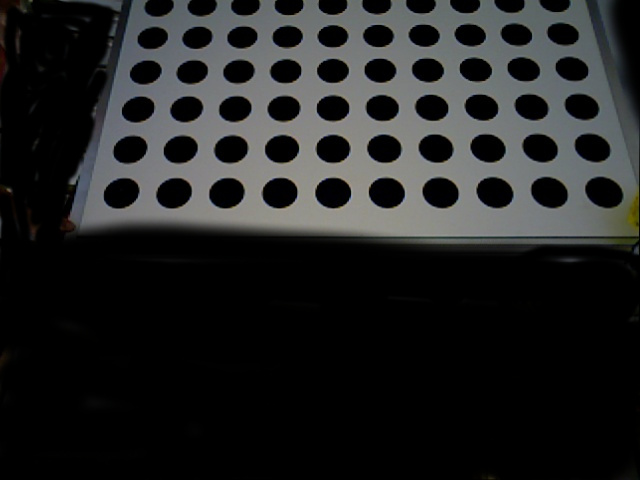
//> input picture catkin_ws/src/industrial_calibration_tutorials/ind_cal_multi_camera/images/camera1_cal.jpg, 640 x 480 px
$ ./hdpe ../../catkin_ws/src/industrial_calibration_tutorials/ind_cal_multi_camera/images/camera1_cal.jpg   (built with g++ and OpenCV 4)
//> lines starting //> are read from the running program, lines starting //| are printed output that depends on the picture; after the words box and inside, x2 and y2 are one past the last pixel; in counts of white or black regions, pixels touching at a corner belong together
#include "histograma.h" // header de la clase que cree


int main(int argc,char** argv){

	if ( argc != 2 )
    {
        cout<<"<Image_Path> not defined\n"; //Incluir los argumentos al momento de abrir la pagina
        return -1;
    }

    cv::Mat image=cv::imread(argv[1]); // siempre la matriz image carga la imagen
//> image is the input picture: 480 rows x 640 cols, CV_8UC3; mean B, G, R 34.9, 34.9, 34
    cv::Mat imageblurred;
    cv::GaussianBlur(image,imageblurred,cv::Size(31,31),0);
    cv::Mat hsv;
    cv::Mat blancos=cv::Mat::zeros(cv::Size(image.size()),CV_8U);

    cv::cvtColor(imageblurred,hsv,CV_BGR2HSV);
//> hsv: 480 rows x 640 cols, CV_8UC3; mean H, S, V 35.7, 13.3, 35.6
    //cv::imshow("hsv",hsv);
    vector<cv::Mat> canaleshsv;
    cv::split(hsv,canaleshsv);
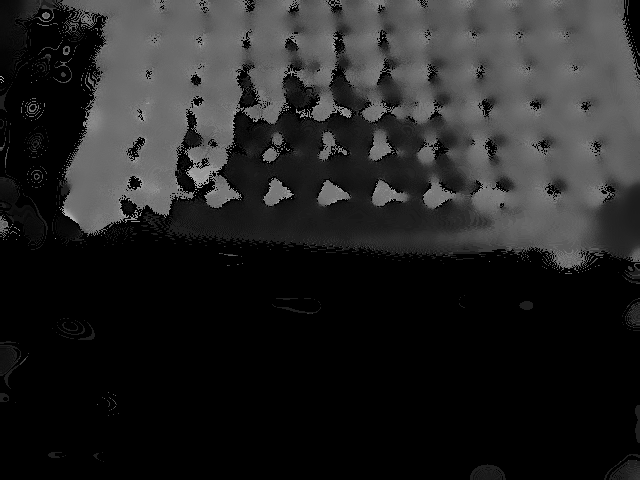
//> canaleshsv[0]: 480 rows x 640 cols, CV_8UC1; min 0, max 178, mean 35.7

    cv::Mat maskblue;
    cv::Mat maskgreen;
    cv::Mat maskred;
    cv::Mat maskvalue;
    cv::Mat masksaturation;
    cv::Mat maskwhite;

    cv::MatIterator_<cv::Vec3b> it=hsv.begin<cv::Vec3b> ();
    cv::MatIterator_<cv::Vec3b> itend=hsv.end<cv::Vec3b> ();

    cv::MatIterator_<uchar> itb=blancos.begin<uchar> ();

    while(it!=itend){
    		if((*it)[1]<25 && (*it)[2]>133){

    			*itb=255;
    			++it;
    			++itb;
    		}
    		else{
    		++it;
    		++itb;
    		}
    }
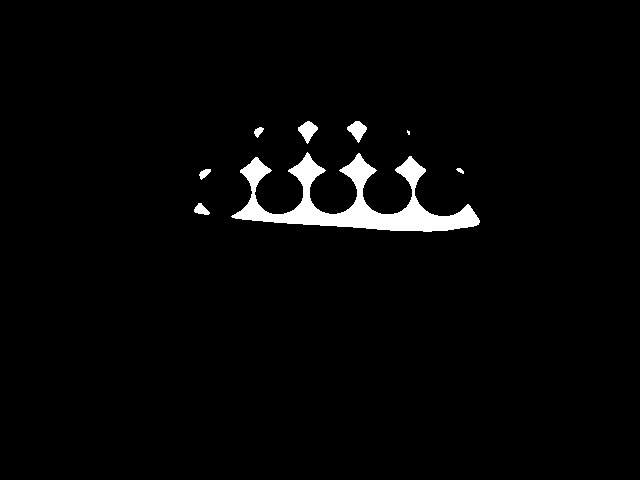
//> blancos: 480 rows x 640 cols, CV_8UC1; 2.5% white; 8 white regions (1 under 20 px), largest, box (x1, y1, x2, y2) and area: (231, 152, 480, 232) 6782, (298, 121, 318, 144) 248, (347, 121, 367, 143) 241


    cv::Mat lut(1,256,CV_8U); //rojos
	for (int i=0;i<256;i++){
		if(i<33 || i>130){
		lut.at<uchar>(i)=255;
	}else{
		lut.at<uchar>(i)=0;
	}
	}

	cv::LUT(canaleshsv[0],lut,maskred);
//> maskred: 480 rows x 640 cols, CV_8UC1; 65.9% white; 594 black regions (567 under 20 px), largest, box (x1, y1, x2, y2) and area: (45, 0, 640, 271) 99322, (367, 171, 419, 209) 563, (365, 123, 394, 165) 531

	// cv::Mat lut(1,256,CV_8U); //azules
	for (int i=0;i<256;i++){
		if(i>95 && i<130){
		lut.at<uchar>(i)=255;
	}else{
		lut.at<uchar>(i)=0;
	}
	}

	cv::LUT(canaleshsv[0],lut,maskblue);
//> maskblue: 480 rows x 640 cols, CV_8UC1; 20.3% white; 476 white regions (449 under 20 px), largest, box (x1, y1, x2, y2) and area: (63, 0, 339, 236) 31843, (451, 0, 640, 247) 20103, (390, 21, 485, 125) 2915

	 //cv::Mat lut(1,256,CV_8U); //Verde
	for (int i=0;i<256;i++){
		if(i>43 && i<88){
		lut.at<uchar>(i)=255;
	}else{
		lut.at<uchar>(i)=0;
	}
	}
	//cv::imshow("wfgwh",canales[0]);
	cv::LUT(canaleshsv[0],lut,maskgreen);
//> maskgreen: 480 rows x 640 cols, CV_8UC1; 5.5% white; 678 white regions (628 under 20 px), largest, box (x1, y1, x2, y2) and area: (406, 116, 544, 255) 4492, (578, 169, 640, 254) 1462, (426, 44, 465, 108) 1140

		//saturation
	for (int i=0;i<256;i++){
		if(i>15&&i<40 || i>230){//90){//140
		lut.at<uchar>(i)=255;
	}else{
		lut.at<uchar>(i)=0;
	}
	}

	cv::LUT(canaleshsv[1],lut,masksaturation);
//> masksaturation: 480 rows x 640 cols, CV_8UC1; 17.5% white; 780 white regions (709 under 20 px), largest, box (x1, y1, x2, y2) and area: (398, 0, 640, 267) 22055, (63, 0, 206, 241) 11673, (199, 147, 486, 256) 5570

	 //cv::Mat lut(1,256,CV_8U); //Value
	for (int i=0;i<256;i++){
		if(i>90&&i<144){//144){//235){//90){//140
		lut.at<uchar>(i)=255;
	}else{
		lut.at<uchar>(i)=0;
	}
	}

	cv::LUT(canaleshsv[2],lut,maskvalue);
//> maskvalue: 480 rows x 640 cols, CV_8UC1; 20.7% white; 1 white region, box (x1, y1, x2, y2) and area: (77, 0, 640, 240) 63607
	//cv::dilate(maskvalue,maskvalue,cv::Mat(),cv::Point(-1,-1),3);

	cv::Mat temp;
	cv::Mat temp_with_depth;
	cv::Mat segmented;


	//cv::LUT(canaleshsv[0],lut,segmented);
	cv::imshow("r",maskred);
	cv::imshow("a",maskblue);
	cv::imshow("v",maskgreen);
	cv::imshow("va",maskvalue);
	cv::imshow("S",masksaturation);


	cv::dilate(blancos,blancos,cv::Mat(),cv::Point(-1,-1),6);
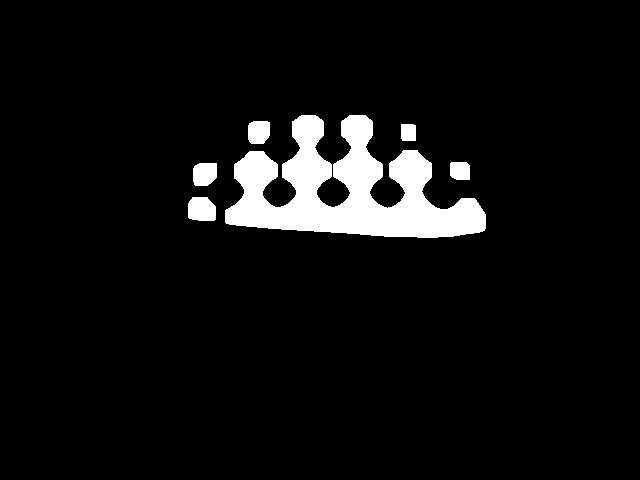
//> blancos: 480 rows x 640 cols, CV_8UC1; 6% white; 6 white regions, box (x1, y1, x2, y2) and area: (225, 115, 486, 238) 16246, (188, 197, 216, 221) 597, (193, 163, 217, 186) 495, (248, 121, 270, 144) 460, (450, 162, 470, 180) 340, (401, 124, 416, 141) 251
	cv::imshow("blancos",blancos);
	 cv::bitwise_not(blancos,maskwhite);
	 cv::imshow("w",maskwhite);
	cv::dilate(maskgreen,maskgreen,cv::Mat(),cv::Point(-1,-1),4);
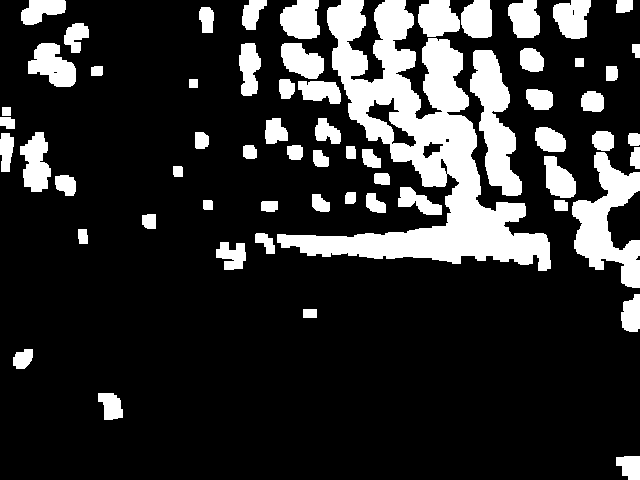
//> maskgreen: 480 rows x 640 cols, CV_8UC1; 18.9% white; 62 white regions, largest, box (x1, y1, x2, y2) and area: (277, 0, 551, 271) 24059, (572, 152, 640, 288) 4459, (470, 50, 522, 196) 3865
	cv::Mat fusion;

	cv::Mat verdes;
	cv::bitwise_and(maskgreen,maskvalue,verdes);
//> verdes: 480 rows x 640 cols, CV_8UC1; 7.7% white; 55 white regions (9 under 20 px), largest, box (x1, y1, x2, y2) and area: (332, 42, 547, 240) 9355, (422, 39, 468, 112) 1442, (572, 200, 609, 236) 916


    cv::bitwise_not(maskgreen,maskgreen);
    cv::Mat bottles;
    cv::bitwise_or(maskred,maskblue,bottles);
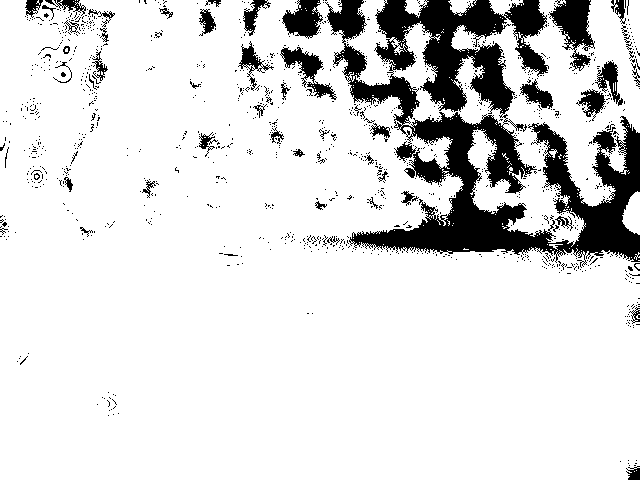
//> bottles: 480 rows x 640 cols, CV_8UC1; 86.2% white; 1139 black regions (1090 under 20 px), largest, box (x1, y1, x2, y2) and area: (325, 0, 640, 268) 31187, (549, 0, 595, 71) 1587, (282, 0, 323, 39) 993
    cv::Mat colors;
    cv::bitwise_and(maskvalue,bottles,colors);
//> colors: 480 rows x 640 cols, CV_8UC1; 13.5% white; 214 white regions (191 under 20 px), largest, box (x1, y1, x2, y2) and area: (77, 0, 453, 234) 30894, (530, 28, 629, 206) 4300, (495, 65, 586, 237) 2997
    cv::bitwise_and(colors,maskwhite,temp);
//> temp: 480 rows x 640 cols, CV_8UC1; 9.6% white; 208 white regions (181 under 20 px), largest, box (x1, y1, x2, y2) and area: (77, 0, 292, 227) 16755, (530, 28, 629, 206) 4300, (495, 65, 586, 237) 2997


	cv::bitwise_and(temp,maskgreen,fusion);
//> fusion: 480 rows x 640 cols, CV_8UC1; 8.4% white; 105 white regions (76 under 20 px), largest, box (x1, y1, x2, y2) and area: (77, 0, 281, 227) 15895, (530, 28, 629, 200) 4121, (497, 65, 582, 237) 2675
    cv::Mat edges;
    cv::morphologyEx(fusion,edges,cv::MORPH_GRADIENT,cv::Mat()); //usar operacion gradiente para hallar bordes*/
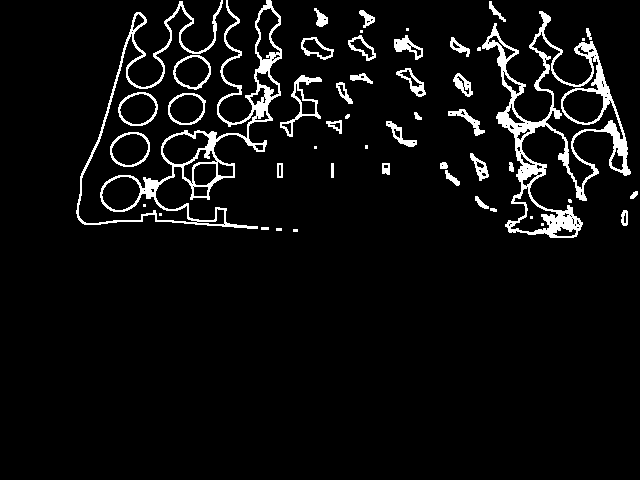
//> edges: 480 rows x 640 cols, CV_8UC1; 5.7% white; 49 white regions (14 under 20 px)

	cv::imshow("vhf",verdes);


    vector<vector<cv::Point> > contornos;//Vector de vectores donde se almacenan los contornos

    cv::findContours(edges,contornos,CV_RETR_EXTERNAL,CV_CHAIN_APPROX_SIMPLE); //encontrar contornos, solo externos, sin jerarquias
//> contornos = 47 contours, 14 with area under 20; largest, box (x1, y1, x2, y2) and area: (482, 11, 631, 238) 10612, (76, 0, 282, 229) 8684, (110, 132, 150, 167) 1068, (118, 92, 158, 126) 1016, (173, 55, 211, 90) 954

    vector<cv::Rect> rectangulos(contornos.size()); //Vector de rectangulos
    vector<vector<cv::Point> >::iterator itc= contornos.begin();//Iterador para los n contornos hallados
    vector<double> areas(contornos.size());

    for (int i=0;i<areas.size();i++){

    		areas[i]=cv::contourArea(contornos[i]);
    	}
//> this loop made 47 passes

    int cmin= 86;  //contorno minimo
	int cmax=1000; // 360; // 1000 contorno maximo

	while (itc!=contornos.end()) { //mientras hayan contornos

		if (itc->size() < cmin || itc->size() > cmax)//eliminar los menores o los mayores
			itc= contornos.erase(itc); //Eliminar contornos que no se ajusten a las medidas correspondientes
		else
			++itc;//si se ajuste evalue el siguiente
	}
//> after the loop, contornos = 2 contours; box (x1, y1, x2, y2) and area: (482, 11, 631, 238) 10612, (280, 75, 322, 137) 667

    for(int i=0;i<contornos.size();i++){ //for que dibuja rectangulos
   		rectangulos[i]=cv::boundingRect(contornos[i]); //alamcenar en la posicion i del rectangulo el rectangulo mas pequeño que encierre el contorno
   		cout<<rectangulos[i]<<"\n"; //Imprima los rectangulos solo para probar
   		cv::rectangle(image,rectangulos[i],cv::Scalar(37,94,247),1); //dibuje rectangulos en la imagen original de color naranja

    }
//> this loop made 2 passes
//| [42 x 62 from (280, 75)]
//| [149 x 227 from (482, 11)]

	itc=contornos.begin();//resetear el contador de nuevo al inicio

	//CAMBIAR ESTE WHILE POR UN FOR QUE SUME EN i
    while(itc!=contornos.end()){ //mientras no llegue al final del vector de los contornos

    		cv::Moments mom=cv::moments(cv::Mat(*itc++)); //calcule todos los momentos del contorno
    		cv::circle(image,cv::Point(mom.m10/mom.m00,mom.m01/mom.m00),2,cv::Scalar(255,0,255),4); //dibuje un circulo en el centro de masa x=m10/m00 y y=m01/m00
    		cout<<cv::Point(mom.m10/mom.m00,mom.m01/mom.m00)<<"\n"; // Imprima los centros de masa solo para probar
   }
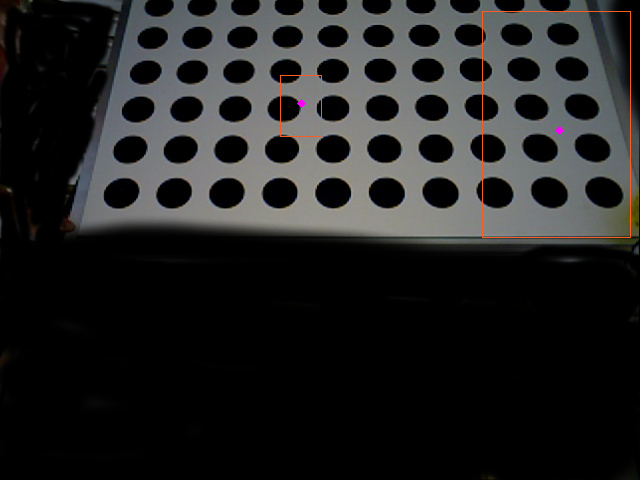
//> image: 480 rows x 640 cols, CV_8UC3; mean B, G, R 34.8, 35, 34.7
    cv::imshow("edges",edges); // borde hallados con el gradiente
    cv::imshow("f",fusion); // fusion de los canales segmentados
    cv::imshow("Segmentada",image); // rectangulos sobre la imagen original


    cv::waitKey(0);
    return 0;
}

$ run again, on catkin_ws/src/industrial_calibration_tutorials/ind_cal_multi_camera/images/camera4_cal.jpg
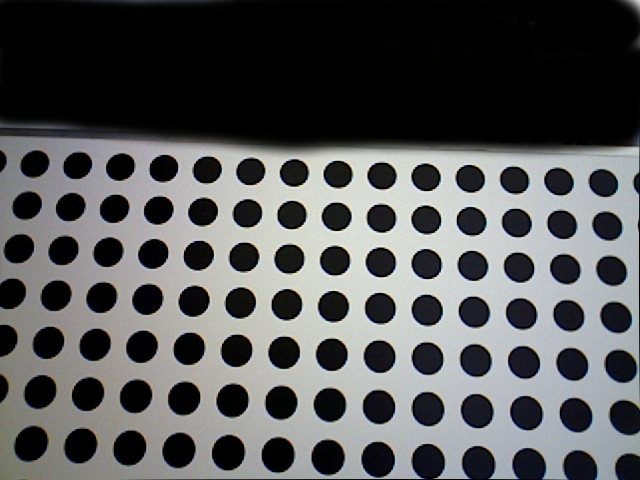
//> input picture catkin_ws/src/industrial_calibration_tutorials/ind_cal_multi_camera/images/camera4_cal.jpg, 640 x 480 px
//> image is the input picture: 480 rows x 640 cols, CV_8UC3; mean B, G, R 87.5, 86.9, 86
//> hsv: 480 rows x 640 cols, CV_8UC3; mean H, S, V 56.1, 15.4, 89.2
//> after the loop `while(it!=itend)`:
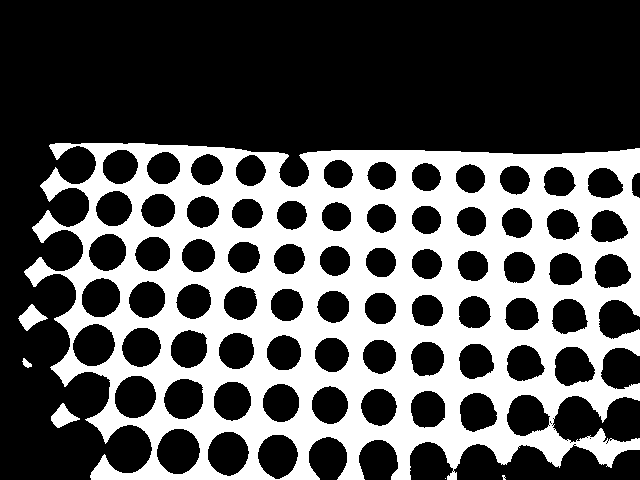
//> blancos: 480 rows x 640 cols, CV_8UC1; 34.9% white; 6 white regions (2 under 20 px), largest, box (x1, y1, x2, y2) and area: (24, 143, 640, 480) 106254, (18, 304, 48, 331) 382, (51, 403, 80, 428) 361, (22, 358, 32, 368) 55
//> maskred: 480 rows x 640 cols, CV_8UC1; 51.2% white; 512 black regions (460 under 20 px), largest, box (x1, y1, x2, y2) and area: (195, 122, 640, 480) 123726, (0, 109, 166, 238) 10239, (0, 391, 42, 480) 2111
//> maskblue: 480 rows x 640 cols, CV_8UC1; 31.1% white; 359 white regions (294 under 20 px), largest, box (x1, y1, x2, y2) and area: (209, 144, 640, 480) 71214, (0, 113, 166, 229) 8767, (78, 0, 216, 13) 1135
//> masksaturation: 480 rows x 640 cols, CV_8UC1; 20.5% white; 503 white regions (383 under 20 px), largest, box (x1, y1, x2, y2) and area: (358, 251, 640, 480) 18578, (0, 316, 82, 480) 5556, (0, 113, 117, 182) 2710
//> maskvalue: 480 rows x 640 cols, CV_8UC1; 18.7% white; 77 white regions, largest, box (x1, y1, x2, y2) and area: (0, 137, 640, 480) 27237, (206, 431, 250, 480) 725, (257, 434, 299, 480) 646
//> maskwhite: 480 rows x 640 cols, CV_8UC1; 43.6% white; 84 white regions (1 under 20 px), largest, box (x1, y1, x2, y2) and area: (0, 0, 640, 480) 108073, (512, 453, 640, 480) 1966, (112, 432, 145, 466) 738
//> verdes: 480 rows x 640 cols, CV_8UC1; 4.6% white; 119 white regions (10 under 20 px), largest, box (x1, y1, x2, y2) and area: (369, 146, 511, 154) 574, (106, 448, 139, 478) 460, (0, 216, 27, 240) 422
//> bottles: 480 rows x 640 cols, CV_8UC1; 82.3% white; 967 black regions (883 under 20 px), largest, box (x1, y1, x2, y2) and area: (214, 137, 640, 459) 43045, (0, 391, 42, 480) 1760, (51, 445, 88, 480) 609
//> colors: 480 rows x 640 cols, CV_8UC1; 15.4% white; 237 white regions (109 under 20 px), largest, box (x1, y1, x2, y2) and area: (0, 137, 254, 480) 21096, (206, 431, 250, 480) 611, (121, 326, 162, 368) 575
//> temp: 480 rows x 640 cols, CV_8UC1; 1.9% white; 64 white regions (41 under 20 px), largest, box (x1, y1, x2, y2) and area: (0, 137, 49, 234) 1906, (0, 335, 45, 423) 1265, (16, 408, 69, 480) 1125
//> fusion: 480 rows x 640 cols, CV_8UC1; 1.7% white; 54 white regions (32 under 20 px), largest, box (x1, y1, x2, y2) and area: (0, 137, 49, 221) 1650, (0, 335, 45, 423) 1186, (16, 408, 69, 480) 1043
//> edges: 480 rows x 640 cols, CV_8UC1; 1.4% white; 40 white regions (7 under 20 px)
//> `cv::findContours(edges,contornos,CV_RETR_EXTERNAL,CV_CHAIN_APPROX_SIMP..`: contornos = 40 contours, 13 with area under 20; largest, box (x1, y1, x2, y2) and area: (0, 334, 70, 480) 1715, (0, 136, 50, 222) 417, (560, 417, 594, 434) 194, (0, 429, 9, 471) 162, (0, 309, 14, 327) 132
//> the loop `for (int i=0;i<areas.size();i++)` made 40 passes
//> the loop `while (itc!=contornos.end())` made 40 passes
//> after the loop `while (itc!=contornos.end())`: contornos = 2 contours; box (x1, y1, x2, y2) and area: (0, 334, 70, 480) 1715, (0, 136, 50, 222) 417
//> the loop `for(int i=0;i<contornos.size();i++)` made 2 passes
//| [70 x 146 from (0, 334)]
//| [50 x 86 from (0, 136)]
//> the loop `while(itc!=contornos.end())` made 2 passes
//| [33, 411]
//| [21, 178]
//> after the loop `while(itc!=contornos.end())`:
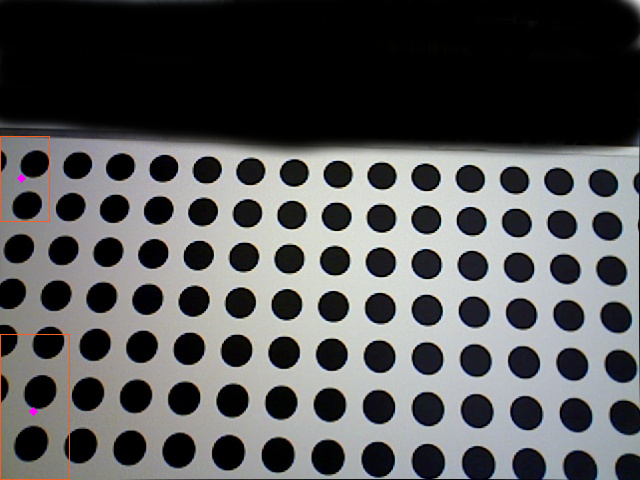
//> image: 480 rows x 640 cols, CV_8UC3; mean B, G, R 87.4, 86.8, 86.4
